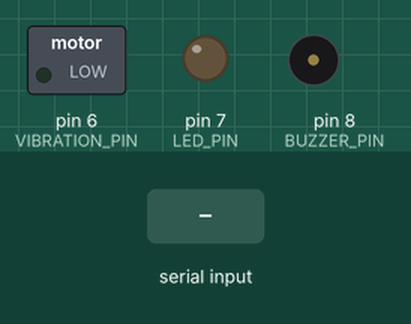
Bench run of a sketch on a simulated Arduino Nano, built with avr-gcc and run on an emulated ATmega328P. Parts: switched loads named in the sketch (green lamp = pin HIGH), output pins drawn as LEDs (lit = HIGH), buzzer (waves = sounding). The inputs (shaded band) are chosen by the test bench. The modem accepts every AT command (registered, SIM ready, sends succeed) and sends nothing else; what the sketch prints to the serial monitor is not drawn.

Above: at 3.2 s.
3.3 s: "WORKER_ALERT\n" received over Serial
At 3.9 s:
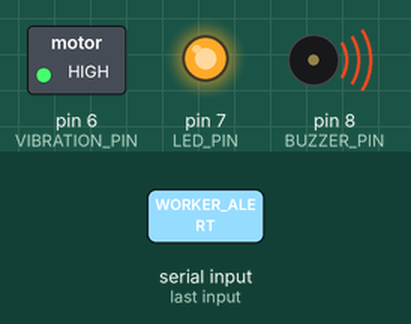
7.8 s: "WORKER_CLEAR\n" received over Serial
At 8.8 s:
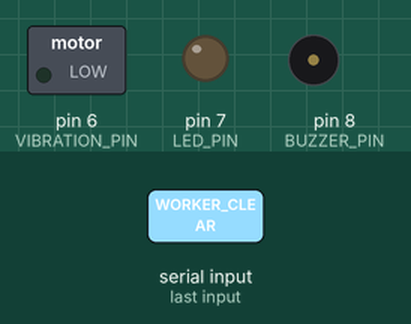
Timing chart, 0 to 10.8 s (numbered marks = the images above; inputs shaded):
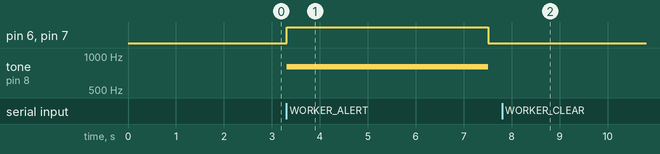

Measured:
- after the input at 3.3 s, pin 6 (VIBRATION_PIN), pin 7 (LED_PIN): LOW → HIGH at once, → LOW 4.2 s later; tone on pin 8 (BUZZER_PIN): silent → 800 Hz at once, → silent 4.2 s later
- after the input at 7.8 s, pin 6 (VIBRATION_PIN), pin 7 (LED_PIN): stops changing and stays LOW; tone on pin 8 (BUZZER_PIN): stops changing and stays silent

The sketch:

worker_tracking.ino
```cpp
/*
 * ============================================================================
 *  RockSense — Arduino Nano + GSM Module (Worker Tracking Device)
 * ============================================================================
 *  Receives serial commands from Raspberry Pi:
 *    "WORKER_ALERT\n" → Vibration ON, Buzzer ON, LED ON + GSM SMS
 *    "WORKER_CLEAR\n" → All OFF
 *
 *  Wiring:
 *    Pin 6  → Vibration motor via NPN transistor (BC547 / 2N2222)
 *    Pin 7  → LED (+ 220Ω resistor → GND)
 *    Pin 8  → Buzzer (+) → GND
 *    Pin 10 → GSM TX (SIM800L / SIM900 RX)
 *    Pin 11 → GSM RX (SIM800L / SIM900 TX)
 *
 *  Baud rate: 9600
 *  Emergency SMS target: Change ALERT_NUMBER below.
 * ============================================================================
 */

#include <SoftwareSerial.h>

// ── Pins ─────────────────────────────────────────────────────────────────────
const int VIBRATION_PIN = 6;
const int LED_PIN       = 7;
const int BUZZER_PIN    = 8;
const int GSM_TX        = 10;   // Nano TX → GSM RX
const int GSM_RX        = 11;   // Nano RX → GSM TX

// ── Config ────────────────────────────────────────────────────────────────────
const char ALERT_NUMBER[] = "+91XXXXXXXXXX";   // ← Change to mine safety officer number
const char ALERT_MSG[]    = "ROCKSENSE ALERT: Crack detected in mine. Evacuate Zone immediately!";

SoftwareSerial gsmSerial(GSM_RX, GSM_TX);

// ── State ─────────────────────────────────────────────────────────────────────
String   inputBuffer  = "";
bool     alertActive  = false;
bool     smsSent      = false;

unsigned long lastToggle  = 0;
bool          toggleState = false;
const int     BLINK_MS    = 350;

// ── Setup ──────────────────────────────────────────────────────────────────────
void setup() {
  pinMode(VIBRATION_PIN, OUTPUT);
  pinMode(LED_PIN,        OUTPUT);
  pinMode(BUZZER_PIN,     OUTPUT);
  digitalWrite(VIBRATION_PIN, LOW);
  digitalWrite(LED_PIN,        LOW);
  digitalWrite(BUZZER_PIN,     LOW);

  Serial.begin(9600);
  gsmSerial.begin(9600);

  // GSM init
  delay(1000);
  gsmSerial.println("AT");
  delay(500);
  gsmSerial.println("AT+CMGF=1");   // SMS text mode
  delay(500);

  Serial.println("RockSense Worker Tracking Device — READY");
}

// ── Main Loop ──────────────────────────────────────────────────────────────────
void loop() {
  // Read Pi serial commands
  while (Serial.available() > 0) {
    char c = (char)Serial.read();
    if (c == '\n') {
      handleCommand(inputBuffer);
      inputBuffer = "";
    } else {
      inputBuffer += c;
    }
  }

  // Pass GSM responses back for debugging
  while (gsmSerial.available() > 0) {
    Serial.write(gsmSerial.read());
  }

  // Non-blocking alert pattern
  if (alertActive) {
    unsigned long now = millis();
    if (now - lastToggle >= BLINK_MS) {
      toggleState = !toggleState;
      digitalWrite(VIBRATION_PIN, toggleState ? HIGH : LOW);
      digitalWrite(LED_PIN,        toggleState ? HIGH : LOW);
      if (toggleState) {
        tone(BUZZER_PIN, 800);
      } else {
        noTone(BUZZER_PIN);
      }
      lastToggle = now;
    }
  }
}

// ── Command Handler ────────────────────────────────────────────────────────────
void handleCommand(String cmd) {
  cmd.trim();

  if (cmd == "WORKER_ALERT") {
    alertActive  = true;
    toggleState  = true;
    lastToggle   = millis();
    digitalWrite(VIBRATION_PIN, HIGH);
    digitalWrite(LED_PIN,        HIGH);
    tone(BUZZER_PIN, 800);
    Serial.println("WORKER_ALERT_ACTIVE");

    // Send SMS once per alert event
    if (!smsSent) {
      sendSMS(ALERT_NUMBER, ALERT_MSG);
      smsSent = true;
    }

  } else if (cmd == "WORKER_CLEAR") {
    alertActive = false;
    smsSent     = false;
    noTone(BUZZER_PIN);
    digitalWrite(VIBRATION_PIN, LOW);
    digitalWrite(LED_PIN,        LOW);
    Serial.println("WORKER_ALERT_CLEARED");

  } else if (cmd == "STATUS") {
    Serial.print("STATUS: ");
    Serial.println(alertActive ? "ALERT_ACTIVE" : "CLEAR");
  }
}

// ── GSM SMS Sender ─────────────────────────────────────────────────────────────
void sendSMS(const char* number, const char* message) {
  Serial.println("Sending SMS alert…");
  gsmSerial.print("AT+CMGS=\"");
  gsmSerial.print(number);
  gsmSerial.println("\"");
  delay(1000);
  gsmSerial.print(message);
  delay(100);
  gsmSerial.write(26);   // Ctrl+Z to send
  delay(3000);
  Serial.println("SMS sent.");
}
```
